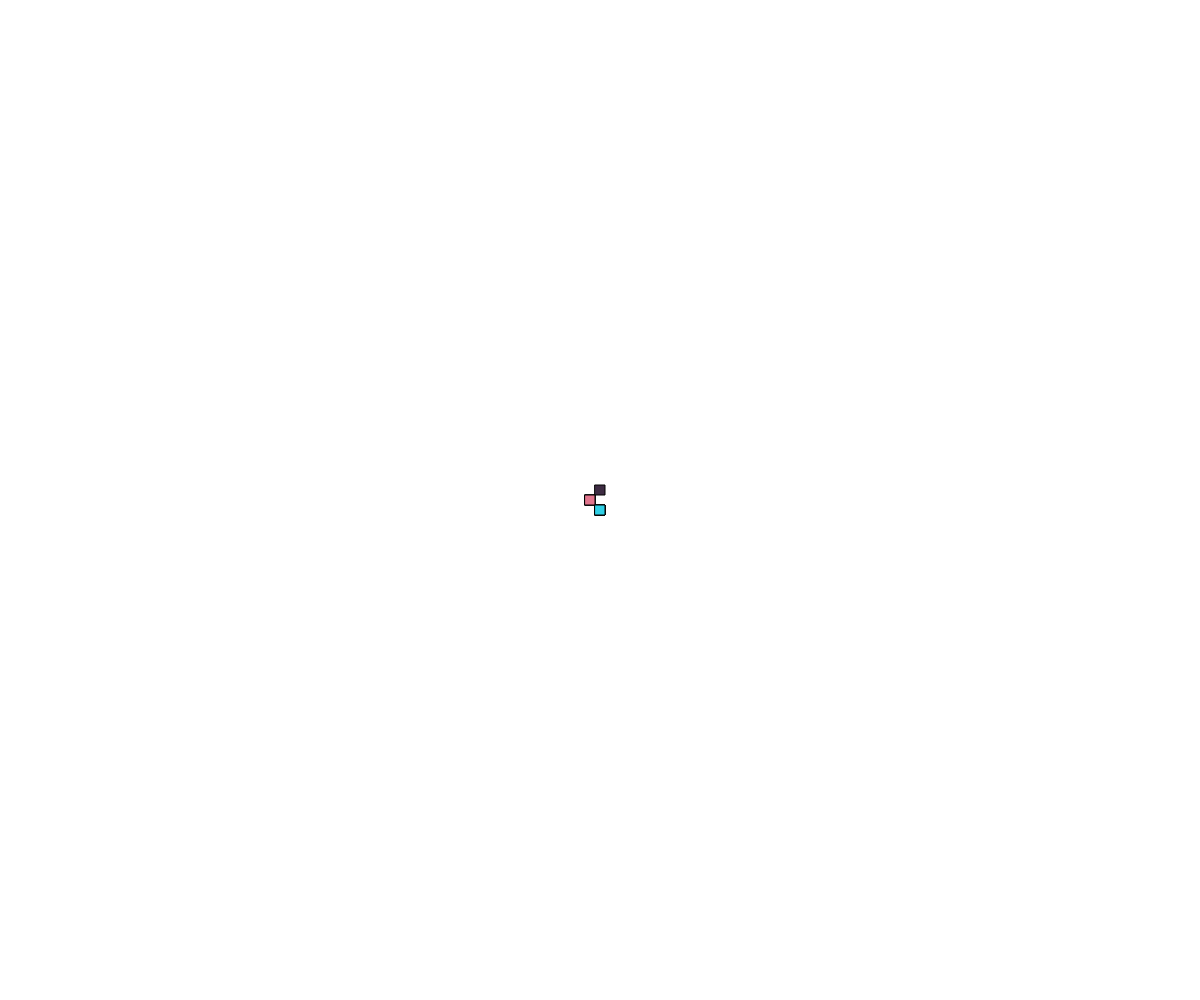
Frame 1 (no input)
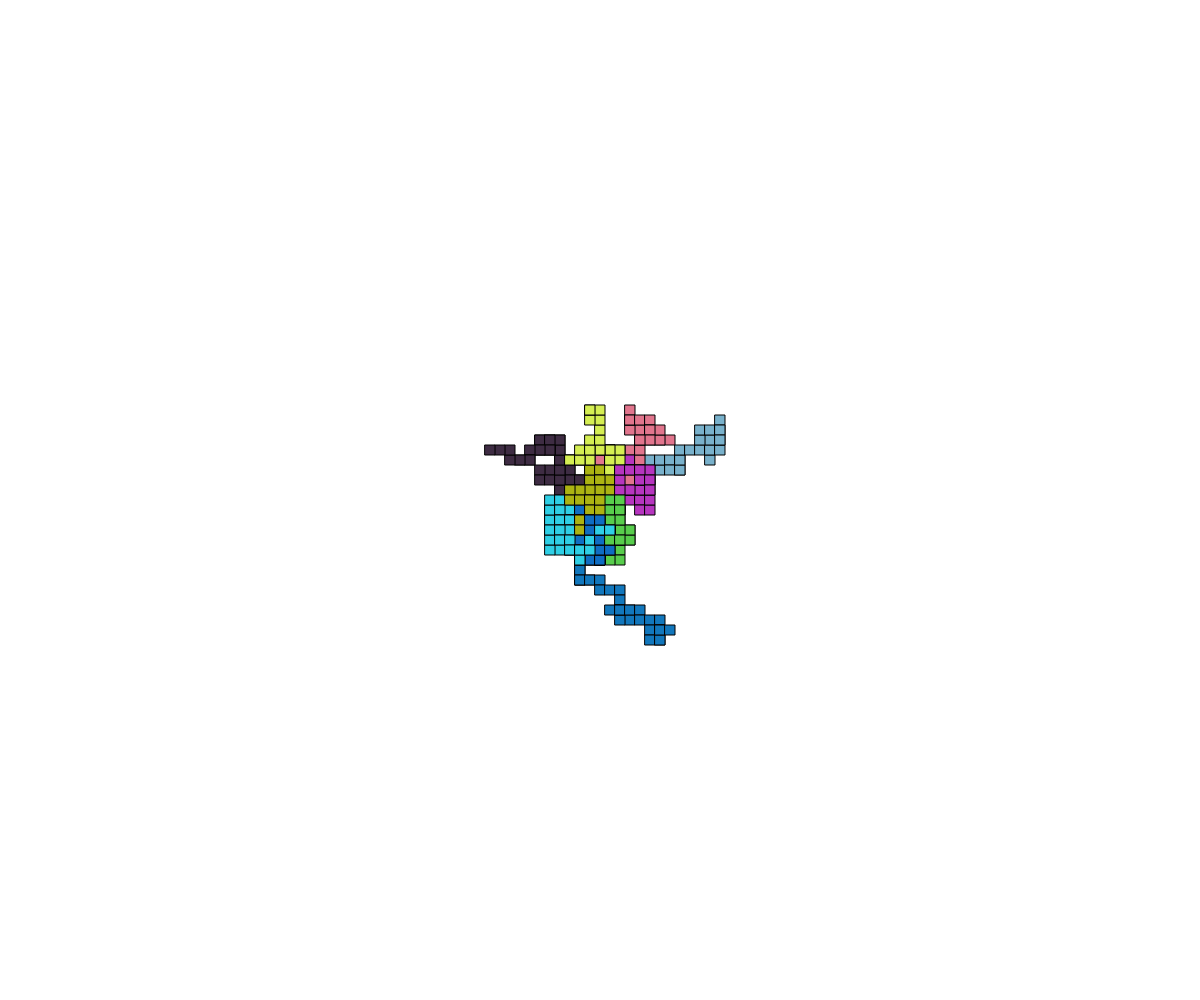
Frame 60 (no input)
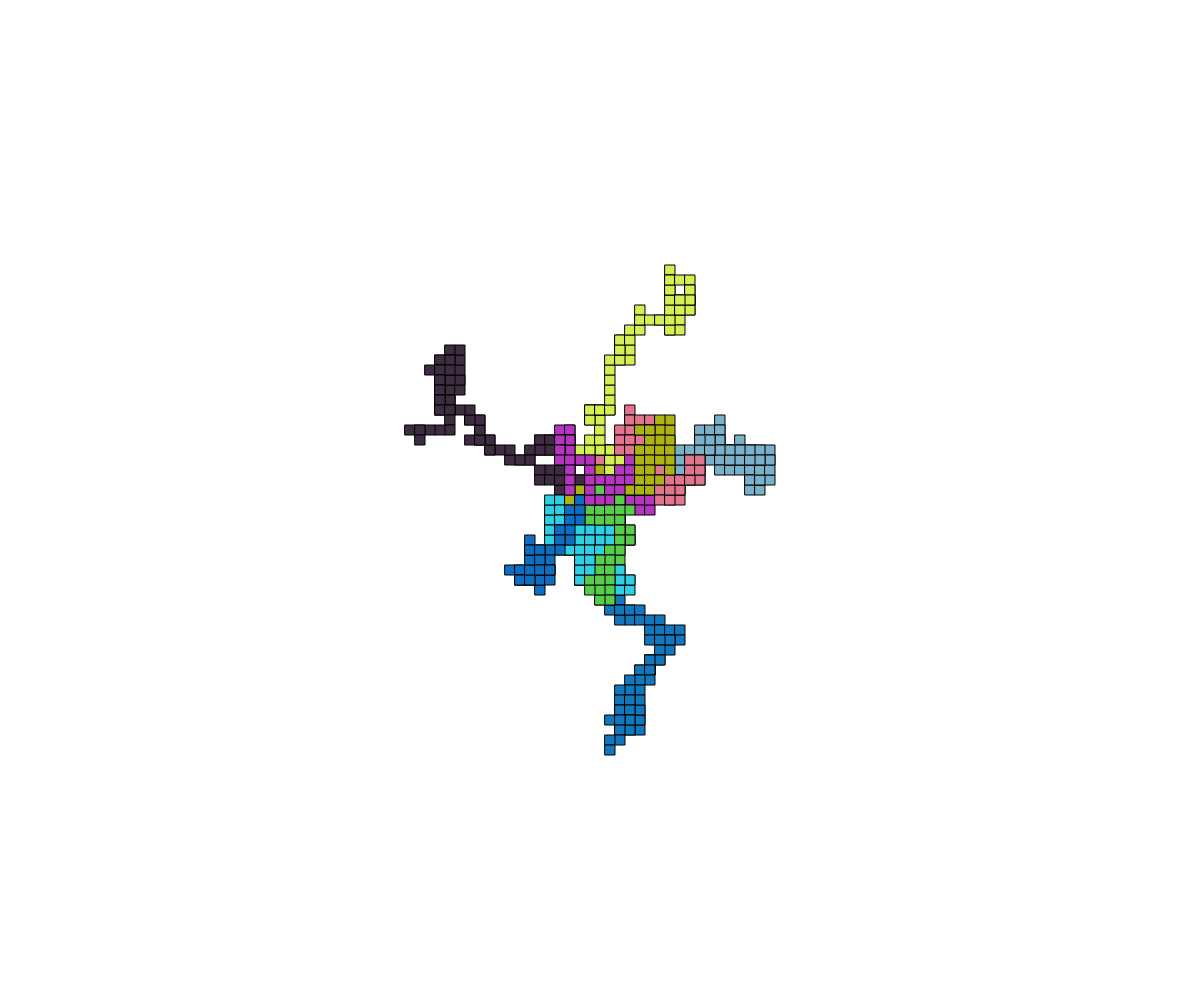
Frame 120 (the mouse pressed at the canvas centre since frame 60)

The p5.js sketch that drew these frames (run headless with seeded random() and noise() and a simulated clock; from frame 60 on, the mouse is pressed at the canvas centre):

// p5.js sketch
// ── sketch.js
// Intro to Objects and Classes
// Udaey Sandha
// October 2, 2023
//Random Walker class + multiple objects

// Global Variables
let w=[];
const NUM_WALKERS=10;

function setup() {
  createCanvas(windowWidth, windowHeight);
  for (let i = 0 ; i < NUM_WALKERS; i++){
    let randColor = color(random(0,255), random(0,255), random(0,255));
    w.push(new Walker(width/2,height/2,randColor));
  }
}

function draw() {
  // background(220);
  for(let current of w){
    current.move();
    current.display();
  }
}


class Walker{
  // class constructor and properties
  constructor(x,y,c){
    this.x = x;
    this.y = y;
    this.c = c;
    this.size = 10;
    this.speed = 10;
  }

  // class methods
  move(){ //equally likely chance to ↑ ↓ → ←
    // 0-up ,1-down, 2-left, 3-right
    let moveChoice = Math.floor(random(0,4));
    if (moveChoice===0) this.y -= this.speed;  //LEFT
    else if (moveChoice===1) this.y += this.speed;  //RIGHT
    else if (moveChoice===2) this.x -= this.speed;  //UP
    else this.x += this.speed;  //DOWN
  }
  display(){ //render our walker on the screen at x,y
    rectMode(CENTER);
    fill(this.c);
    square(this.x, this.y, this.size);
  }
}
